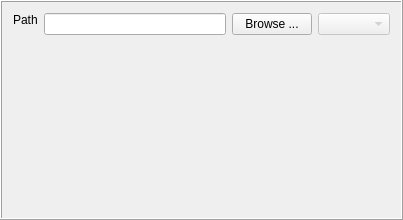
<?xml version="1.0" encoding="UTF-8"?>
<ui version="4.0">
 <class>PathSelectGUI</class>
 <widget class="QFrame" name="PathSelectGUI">
  <property name="geometry">
   <rect>
    <x>0</x>
    <y>0</y>
    <width>403</width>
    <height>220</height>
   </rect>
  </property>
  <property name="windowTitle">
   <string/>
  </property>
  <property name="frameShape">
   <enum>QFrame::Box</enum>
  </property>
  <property name="frameShadow">
   <enum>QFrame::Raised</enum>
  </property>
  <layout class="QVBoxLayout" name="verticalLayout">
   <item>
    <layout class="QHBoxLayout" name="horizontalLayout" stretch="0,1,0,0">
     <item alignment="Qt::AlignTop">
      <widget class="QLabel" name="mPathLabel">
       <property name="text">
        <string>Path</string>
       </property>
      </widget>
     </item>
     <item alignment="Qt::AlignTop">
      <widget class="QLineEdit" name="mPathText"/>
     </item>
     <item alignment="Qt::AlignTop">
      <widget class="QPushButton" name="mBrowseBtn">
       <property name="text">
        <string>Browse ...</string>
       </property>
      </widget>
     </item>
     <item alignment="Qt::AlignTop">
      <widget class="QComboBox" name="mEncodingBox">
       <property name="enabled">
        <bool>false</bool>
       </property>
      </widget>
     </item>
    </layout>
   </item>
  </layout>
 </widget>
 <resources/>
 <connections>
  <connection>
   <sender>mBrowseBtn</sender>
   <signal>clicked()</signal>
   <receiver>PathSelectGUI</receiver>
   <slot>onBrowse()</slot>
   <hints>
    <hint type="sourcelabel">
     <x>386</x>
     <y>22</y>
    </hint>
    <hint type="destinationlabel">
     <x>217</x>
     <y>109</y>
    </hint>
   </hints>
  </connection>
 </connections>
 <slots>
  <slot>onBrowse()</slot>
 </slots>
</ui>
